Frame 1 (no input): blank canvas, image omitted
Frame 60 (no input): blank canvas, image omitted
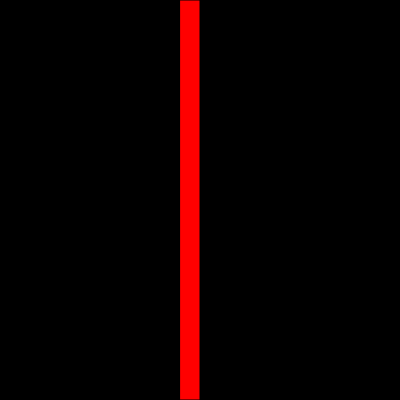
Frame 120 (the mouse pressed at the canvas centre since frame 60)

The p5.js sketch whose frames 1 and 60 were blank and that drew this single picture after the mouse press (run headless with seeded random() and noise() and a simulated clock; from frame 60 on, the mouse is pressed at the canvas centre):

// p5.js sketch
// ── sketch.js
function setup() {
  createCanvas(400, 400);
}

function draw() {
  background(0);

  let columns = width / 20;

  // original code from last week

  for (let x = 0; x <= width; x += columns) {
    if (mouseX > x && mouseX <= x + columns && mouseX <= width / 2) {
      noStroke;
      fill("blue");
      rect(x, 0, columns, height);
    }
    if (mouseX > x && mouseX <= x + columns && mouseX >= width / 2) {
      fill("red");
      rect(x, 0, columns, height);
    }
    
    
 fill ("black")
rect(columns*6, 0, columns, height)
    
}
  
}
